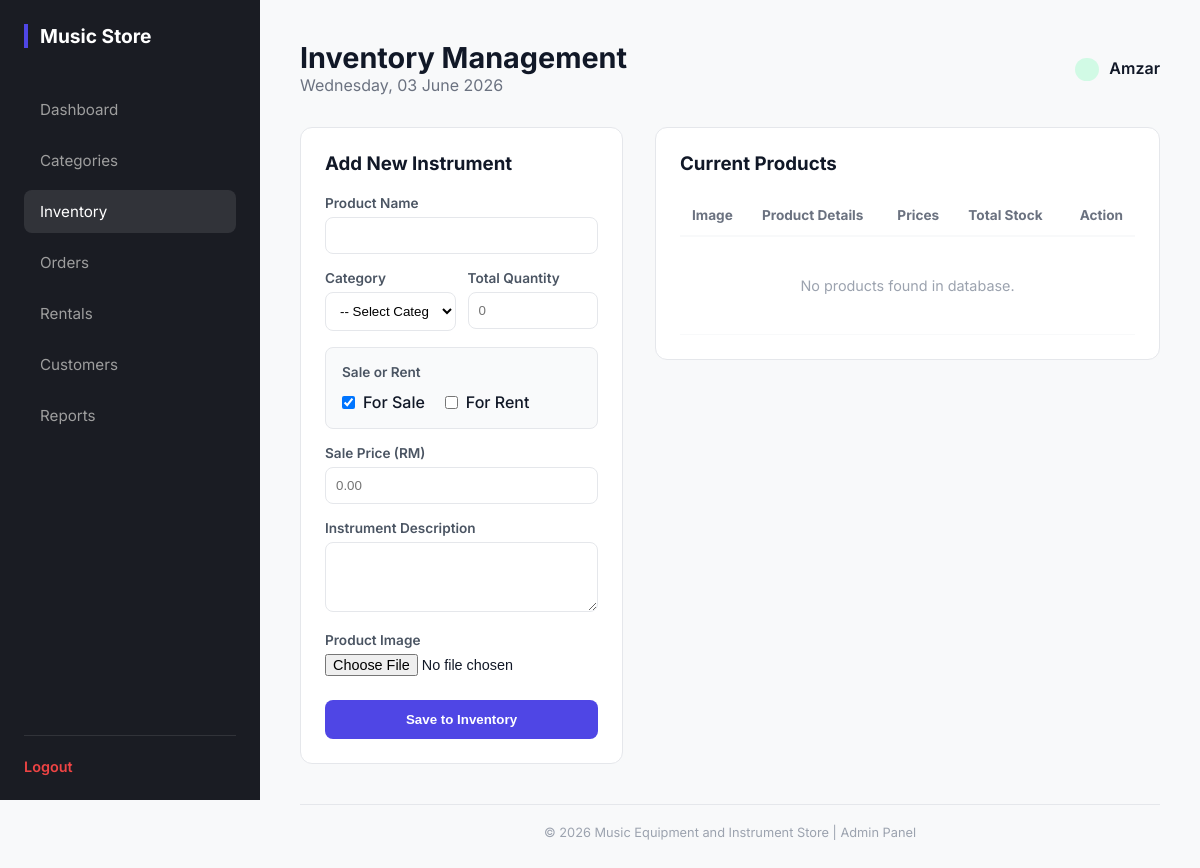
/admin/admin_products.php (signed in), run on an earlier commit of the app's database.
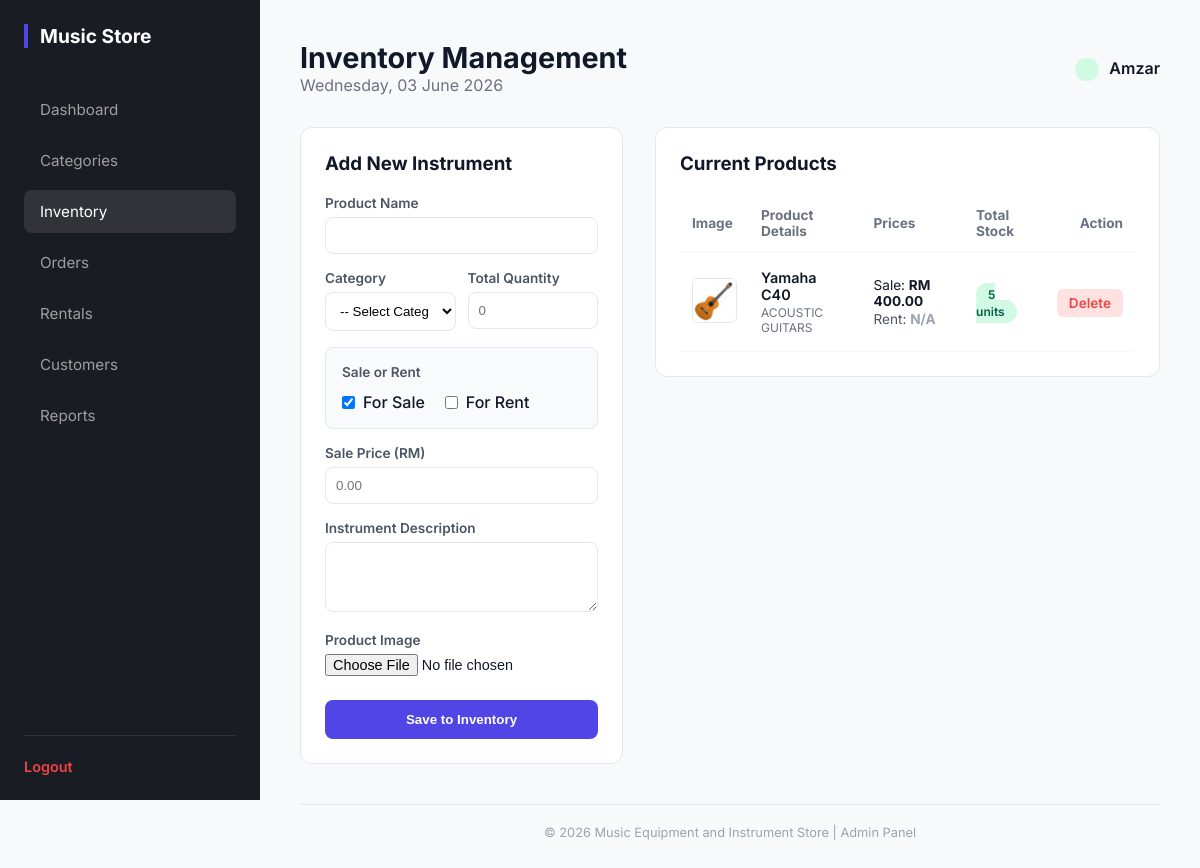
And on a later commit of the database.
### tables this page shows
CREATE TABLE `products` (
  `prod_id` int(11) NOT NULL,
  `category_id` int(11) NOT NULL,
  `staff_id` int(11) NOT NULL,
  `prod_name` varchar(255) NOT NULL,
  `prod_description` text DEFAULT NULL,
  `prod_sale_price` decimal(10,2) DEFAULT NULL,
  `prod_rental_price` decimal(10,2) DEFAULT NULL,
  `prod_qty` int(11) NOT NULL,
  `prod_image` varchar(255) DEFAULT NULL,
  `status` enum('Available','Out of Stock','Discontinued') DEFAULT 'Available',
  `created_at` timestamp NOT NULL DEFAULT current_timestamp()
);

CREATE TABLE `categories` (
  `category_id` int(11) NOT NULL,
  `category_name` varchar(100) NOT NULL
);

### admin/admin_products.php (the view, shortened to what this page needs)
<?php
require_once('../database.php');
$page_title = "Inventory Management";
$active = "products";
$products_query = "SELECT p.*, c.category_name
                   FROM products p
                   JOIN categories c ON p.category_id = c.category_id
                   ORDER BY p.prod_id DESC";
$products_result = mysqli_query($conn, $products_query);
require_once('admin_header.php');
?>
<div style="display: grid; grid-template-columns: 1fr 2fr; gap: 32px; align-items: start;">
    <div class="table-container" style="margin-top: 0;">
        <h3 style="margin-bottom: 20px; font-weight: 700; color: var(--text-main);">Add New Instrument</h3>
        <form action="admin_products.php" method="POST" enctype="multipart/form-data">
            <div class="form-group" style="margin-bottom: 16px;">
                <label style="display: block; font-size: 0.85rem; font-weight: 600; margin-bottom: 6px; color: #4b5563;">Product Name</label>
                <input type="text" name="prod_name" required style="width: 100%; padding: 10px; border: 1px solid var(--border-color); border-radius: 8px; outline: none;">
            </div>
            <div style="display: grid; grid-template-columns: 1fr 1fr; gap: 12px; margin-bottom: 16px;">
                <div class="form-group">
                    <label style="display: block; font-size: 0.85rem; font-weight: 600; margin-bottom: 6px; color: #4b5563;">Category</label>
                    <select name="category_id" required style="width: 100%; padding: 10px; border: 1px solid var(--border-color); border-radius: 8px; background: white; outline: none;">
                        <option value="">-- Select Category --</option>
                    </select>
                </div>
                <div class="form-group">
                    <label style="display: block; font-size: 0.85rem; font-weight: 600; margin-bottom: 6px; color: #4b5563;">Total Quantity</label>
                    <input type="number" name="prod_qty" required placeholder="0" style="width: 100%; padding: 10px; border: 1px solid var(--border-color); border-radius: 8px; outline: none;">
                </div>
            </div>
            <div class="form-group" style="margin-bottom: 16px; padding: 16px; background: #f9fafb; border: 1px solid var(--border-color); border-radius: 8px;">
                <label style="display: block; font-size: 0.85rem; font-weight: 600; margin-bottom: 12px; color: #4b5563;">Sale or Rent</label>
                <div style="display: flex; gap: 20px;">
                    <label style="display: flex; align-items: center; gap: 8px; cursor: pointer;">
                        <input type="checkbox" id="checkSale" name="is_sale" value="1" onchange="toggleFields()" checked>
                        <span style="font-weight: 500; color: var(--text-main);">For Sale</span>
                    </label>
                    <label style="display: flex; align-items: center; gap: 8px; cursor: pointer;">
                        <input type="checkbox" id="checkRent" name="is_rent" value="1" onchange="toggleFields()">
                        <span style="font-weight: 500; color: var(--text-main);">For Rent</span>
                    </label>
                </div>
            </div>
            <div id="saleFields" style="margin-bottom: 16px;">
                <label style="display: block; font-size: 0.85rem; font-weight: 600; margin-bottom: 6px; color: #4b5563;">Sale Price (RM)</label>
                <input type="number" step="0.01" name="sale_price" id="sale_price" placeholder="0.00" style="width: 100%; padding: 10px; border: 1px solid var(--border-color); border-radius: 8px; outline: none;">
            </div>
            <div class="form-group" style="margin-bottom: 16px;">
                <label style="display: block; font-size: 0.85rem; font-weight: 600; margin-bottom: 6px; color: #4b5563;">Instrument Description</label>
                <textarea name="prod_description" rows="3" style="width: 100%; padding: 10px; border: 1px solid var(--border-color); border-radius: 8px; font-family: inherit; outline: none; resize: vertical;"></textarea>
            </div>
            <div class="form-group" style="margin-bottom: 24px;">
                <label style="display: block; font-size: 0.85rem; font-weight: 600; margin-bottom: 6px; color: #4b5563;">Product Image</label>
                <input type="file" name="prod_image" accept="image/*" style="font-size: 0.9rem;">
            </div>
            <button type="submit" name="add_product" style="width: 100%; padding: 12px; background: var(--accent-color); color: white; border: none; border-radius: 8px; font-weight: 600; cursor: pointer; transition: 0.2s;" onmouseover="this.style.opacity='0.9'" onmouseout="this.style.opacity='1'">
                Save to Inventory
            </button>
        </form>
    </div>
    <div class="table-container" style="margin-top: 0;">
        <h3 style="margin-bottom: 20px; font-weight: 700; color: var(--text-main);">Current Products</h3>
        <div style="overflow-x: auto;">
            <table>
                <thead>
                    <tr>
                        <th>Image</th>
                        <th>Product Details</th>
                        <th>Prices</th>
                        <th>Total Stock</th>
                        <th style="text-align: right;">Action</th>
                    </tr>
                </thead>
                <tbody>
                    <?php if (mysqli_num_rows($products_result) > 0): ?>
                        <?php while($row = mysqli_fetch_assoc($products_result)): ?>
                        <tr>
                            <td style="width: 60px;">
                                <img src="../uploads/<?php echo (!empty($row['prod_image'])) ? $row['prod_image'] : 'default.jpg'; ?>"
                                     alt="Item"
                                     style="width: 45px; height: 45px; object-fit: cover; border-radius: 6px; border: 1px solid var(--border-color);">
                            </td>
                            <td>
                                <div style="font-weight: 600; color: var(--text-main);"><?php echo $row['prod_name']; ?></div>
                                <div style="font-size: 0.75rem; color: #6b7280; text-transform: uppercase; margin-top: 2px;"><?php echo $row['category_name']; ?></div>
                            </td>
                            <td>
                                <div style="font-size: 0.85rem; color: #111827;">Sale:
                                    <strong><?php echo ($row['prod_sale_price'] > 0) ? 'RM ' . number_format($row['prod_sale_price'], 2) : '<span style="color:#9ca3af;">N/A</span>'; ?></strong>
                                </div>
                                <div style="font-size: 0.85rem; color: #4b5563; margin-top: 2px;">Rent:
                                    <strong><?php echo ($row['prod_rental_price'] > 0) ? 'RM ' . number_format($row['prod_rental_price'], 2) . '/day' : '<span style="color:#9ca3af;">N/A</span>'; ?></strong>
                                </div>
                            </td>
                            <td>
                                <span class="status-pill <?php echo ($row['prod_qty'] > 0) ? 'completed' : 'pending'; ?>">
                                    <?php echo $row['prod_qty']; ?> units
                                </span>
                            </td>
                            <td style="text-align: right;">
                                <a href="admin_products.php?delete_id=<?php echo $row['prod_id']; ?>"
                                   style="color: #ef4444; text-decoration: none; font-size: 0.85rem; font-weight: 600; padding: 6px 12px; border-radius: 6px; background: #fee2e2; transition: 0.2s;"
                                   onclick="return confirm('Are you sure you want to permanently delete this item from inventory?')">
                                   Delete
                                </a>
                            </td>
                        </tr>
                        <?php endwhile; ?>
                    <?php else: ?>
                        <tr>
                            <td colspan="5" style="text-align: center; padding: 40px; color: #9ca3af;">No products found in database.</td>
                        </tr>
                    <?php endif; ?>
                </tbody>
            </table>
        </div>
    </div>
</div>
<?php require_once('admin_footer.php'); ?>

### admin/admin_header.php (shortened to what this page needs)
<!DOCTYPE html>
<html lang="en">
<head>
    <link rel="stylesheet" href="admin.css">
</head>
<body>
<aside class="sidebar">
    <h2>Music Store</h2>
    <ul class="nav-links">
        <li><a href="admin_dashboard.php" class="<?php echo ($active == 'dashboard') ? 'active' : ''; ?>">Dashboard</a></li>
        <li><a href="admin_categories.php" class="<?php echo ($active == 'categories') ? 'active' : ''; ?>">Categories</a></li>
        <li><a href="admin_products.php" class="<?php echo ($active == 'products') ? 'active' : ''; ?>">Inventory</a></li>
        <li><a href="admin_order_list.php" class="<?php echo ($active == 'orders') ? 'active' : ''; ?>">Orders</a></li>
        <li><a href="admin_rental_list.php" class="<?php echo ($active == 'rentals') ? 'active' : ''; ?>">Rentals</a></li>
        <li><a href="manage_customer.php" class="<?php echo ($active == 'customers') ? 'active' : ''; ?>">Customers</a></li>
        <li><a href="admin_report.php" class="<?php echo ($active == 'reports') ? 'active' : ''; ?>">Reports</a></li>
    </ul>
    <div style="margin-top: auto; padding-top: 20px; border-top: 1px solid rgba(255,255,255,0.1);">
        <a href="admin_logout.php" style="color: #ef4444; text-decoration: none; font-size: 0.9rem; font-weight: 600;">Logout</a>
    </div>
</aside>
<div class="main-content">
    <header>
        <div class="welcome-msg">
            <h1><?php echo $page_title; ?></h1>
            <p style="color: #6b7280;"><?php echo date('l, d F Y'); ?></p>
        </div>
        <div class="admin-profile">
            <span class="status-pill completed" style="text-transform: uppercase; letter-spacing: 1px;">
            </span>
            <span style="margin-left: 10px; font-weight: 600; color: var(--text-main);">
                <?php echo $_SESSION['staff_name'] ?? 'Staff'; ?>
            </span>
        </div>
    </header>

### admin/admin_footer.php
<footer style="margin-top: 40px; padding-top: 20px; border-top: 1px solid var(--border-color); color: #9ca3af; font-size: 0.8rem; text-align: center;">
        &copy; <?php echo date('Y'); ?> Music Equipment and Instrument Store | Admin Panel
    </footer>
</div> </body>
</html>

### admin/admin.css (style rules this page uses)
:root { --sidebar-bg: #1a1c23; --sidebar-text: #9e9e9e; --sidebar-hover: #ffffff; --accent-color: #4f46e5; --bg-light: #f8f9fa; --white: #ffffff; --border-color: #e5e7eb; --text-main: #111827; --sidebar-width: 260px; }
*, *::before, *::after { box-sizing: border-box; margin: 0; padding: 0; }
body { font-family: 'Inter', 'DM Sans', sans-serif; background-color: var(--bg-light); color: var(--text-main); display: flex; }
.sidebar { width: var(--sidebar-width); background-color: var(--sidebar-bg); height: 100vh; position: fixed; left: 0; top: 0; padding: 24px; display: flex; flex-direction: column; z-index: 1000; }
.sidebar h2 { color: white; font-size: 1.2rem; margin-bottom: 40px; padding-left: 12px; border-left: 4px solid var(--accent-color); }
.nav-links { list-style: none; flex-grow: 1; }
.nav-links li { margin-bottom: 8px; }
.nav-links a { color: var(--sidebar-text); text-decoration: none; padding: 12px 16px; display: block; border-radius: 8px; transition: 0.3s; font-size: 0.95rem; }
.nav-links a:hover, .nav-links a.active { background-color: rgba(255, 255, 255, 0.1); color: var(--sidebar-hover); }
.main-content { margin-left: var(--sidebar-width); width: calc(100% - var(--sidebar-width)); padding: 40px; }
header { display: flex; justify-content: space-between; align-items: center; margin-bottom: 32px; }
.welcome-msg h1 { font-size: 1.8rem; font-weight: 700; }
.table-container { background: var(--white); border-radius: 12px; border: 1px solid var(--border-color); padding: 24px; margin-top: 24px; }
table { width: 100%; border-collapse: collapse; }
th { text-align: left; padding: 12px; border-bottom: 2px solid var(--bg-light); color: #6b7280; font-size: 0.85rem; }
td { padding: 16px 12px; border-bottom: 1px solid var(--bg-light); font-size: 0.9rem; }
.status-pill { padding: 4px 12px; border-radius: 20px; font-size: 0.75rem; font-weight: 600; }
.completed { background: #d1fae5; color: #065f46; }

What changed in the data, as far as the page shows it:
added products: prod_image (picture), prod_name "Yamaha C40", category.category_name "ACOUSTIC GUITARS", prod_sale_price "400.00", prod_rental_price "N/A", prod_qty "5"
Also different on the page:
text no longer shown: "No products found in database."
